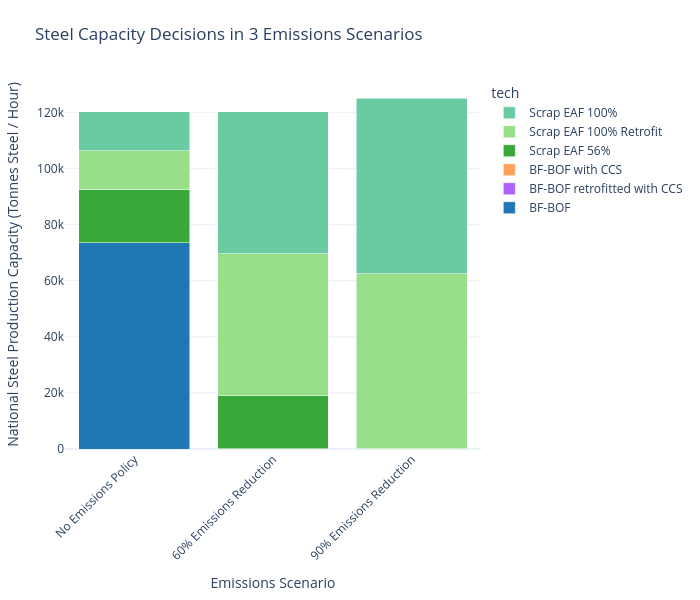

Notebook code cell kept with this figure:
### Code cell
plot_stacked_bar(
    steel_capacity_all_china.T,
    scenario_map=scenario_map,
    name_map=steel_name_map,
    color_map=custom_color_map,
    title_name = "Steel Capacity Decisions in 3 Emissions Scenarios",
    xaxis_name="Emissions Scenario",
    yaxis_name="National Steel Production Capacity (Tonnes Steel / Hour)",
    width=700
)

### Figure 1 — Plotly figure (JSON) as saved in the notebook; plotly's stock layout.template omitted (floating-point values rounded to 4 significant figures)
{"data": [{"hovertemplate": "tech=BF-BOF<br>Emissions Scenario=%{x}<br>National Steel Production Capacity (Tonnes Steel / Hour)=%{y}<extra></extra>", "legendgroup": "BF-BOF", "marker": {"color": "#1f77b4", "pattern": {"shape": ""}}, "name": "BF-BOF", "orientation": "v", "showlegend": true, "textposition": "auto", "type": "bar", "x": ["No Emissions Policy", "60% Emissions Reduction", "90% Emissions Reduction"], "xaxis": "x", "y": [73560.0, 74.24, 10.91], "yaxis": "y"}, {"hovertemplate": "tech=BF-BOF retrofitted with CCS<br>Emissions Scenario=%{x}<br>National Steel Production Capacity (Tonnes Steel / Hour)=%{y}<extra></extra>", "legendgroup": "BF-BOF retrofitted with CCS", "marker": {"color": "#ab63fa", "pattern": {"shape": ""}}, "name": "BF-BOF retrofitted with CCS", "orientation": "v", "showlegend": true, "textposition": "auto", "type": "bar", "x": ["No Emissions Policy", "60% Emissions Reduction", "90% Emissions Reduction"], "xaxis": "x", "y": [0.4136, 13.0, 2.206], "yaxis": "y"}, {"hovertemplate": "tech=BF-BOF with CCS<br>Emissions Scenario=%{x}<br>National Steel Production Capacity (Tonnes Steel / Hour)=%{y}<extra></extra>", "legendgroup": "BF-BOF with CCS", "marker": {"color": "#FFA15A", "pattern": {"shape": ""}}, "name": "BF-BOF with CCS", "orientation": "v", "showlegend": true, "textposition": "auto", "type": "bar", "x": ["No Emissions Policy", "60% Emissions Reduction", "90% Emissions Reduction"], "xaxis": "x", "y": [0.3196, 5.375, 1.076], "yaxis": "y"}, {"hovertemplate": "tech=Scrap EAF 56%<br>Emissions Scenario=%{x}<br>National Steel Production Capacity (Tonnes Steel / Hour)=%{y}<extra></extra>", "legendgroup": "Scrap EAF 56%", "marker": {"color": "#38a938", "pattern": {"shape": ""}}, "name": "Scrap EAF 56%", "orientation": "v", "showlegend": true, "textposition": "auto", "type": "bar", "x": ["No Emissions Policy", "60% Emissions Reduction", "90% Emissions Reduction"], "xaxis": "x", "y": [18990.0, 18980.0, 21.28], "yaxis": "y"}, {"hovertemplate": "tech=Scrap EAF 100% Retrofit<br>Emissions Scenario=%{x}<br>National Steel Production Capacity (Tonnes Steel / Hour)=%{y}<extra></extra>", "legendgroup": "Scrap EAF 100% Retrofit", "marker": {"color": "#98df8a", "pattern": {"shape": ""}}, "name": "Scrap EAF 100% Retrofit", "orientation": "v", "showlegend": true, "textposition": "auto", "type": "bar", "x": ["No Emissions Policy", "60% Emissions Reduction", "90% Emissions Reduction"], "xaxis": "x", "y": [13820.0, 50590.0, 62450.0], "yaxis": "y"}, {"hovertemplate": "tech=Scrap EAF 100%<br>Emissions Scenario=%{x}<br>National Steel Production Capacity (Tonnes Steel / Hour)=%{y}<extra></extra>", "legendgroup": "Scrap EAF 100%", "marker": {"color": "#6acaa2", "pattern": {"shape": ""}}, "name": "Scrap EAF 100%", "orientation": "v", "showlegend": true, "textposition": "auto", "type": "bar", "x": ["No Emissions Policy", "60% Emissions Reduction", "90% Emissions Reduction"], "xaxis": "x", "y": [13820.0, 50590.0, 62450.0], "yaxis": "y"}], "layout": {"barmode": "stack", "height": 600, "legend": {"title": {"text": "tech"}, "tracegroupgap": 0, "traceorder": "reversed"}, "margin": {"b": 80, "l": 60, "r": 60, "t": 80}, "title": {"text": "Steel Capacity Decisions in 3 Emissions Scenarios"}, "width": 700, "xaxis": {"anchor": "y", "domain": [0, 1], "tickangle": -45, "title": {"text": "Emissions Scenario"}}, "yaxis": {"anchor": "x", "domain": [0, 1], "title": {"text": "National Steel Production Capacity (Tonnes Steel / Hour)"}}}}
